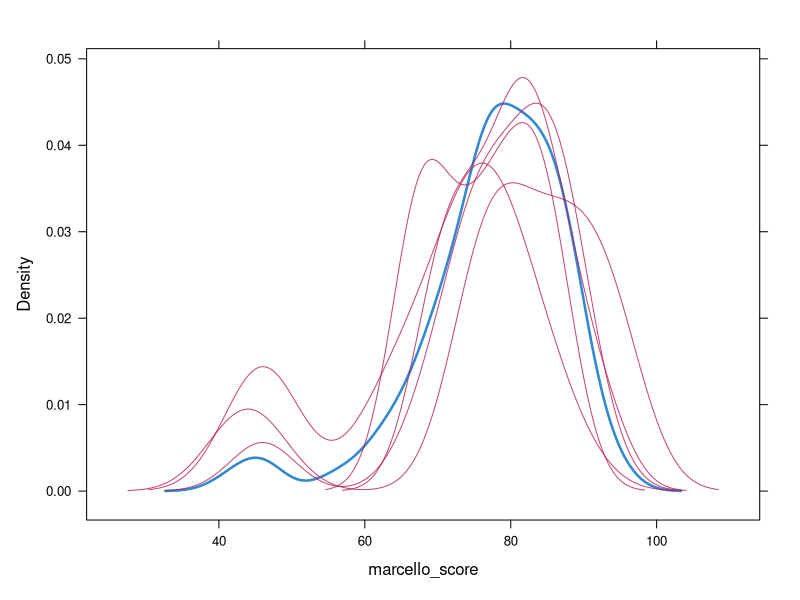
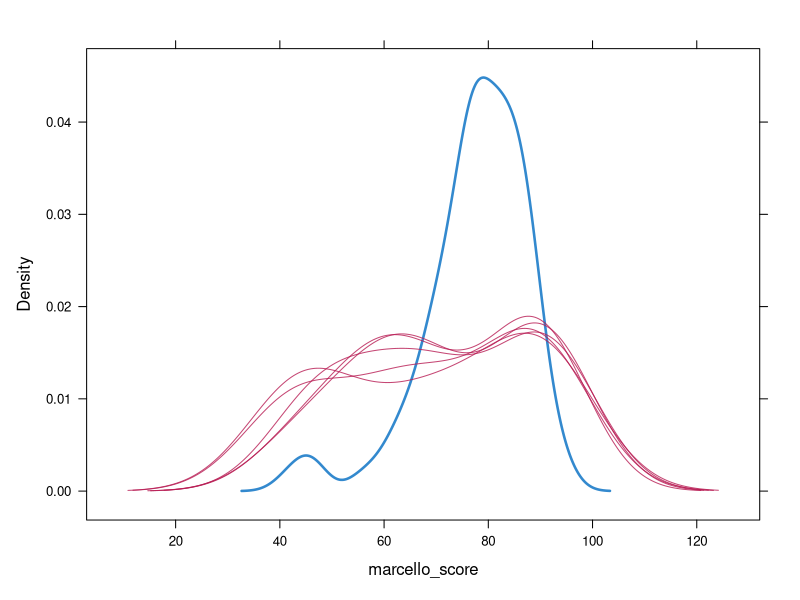
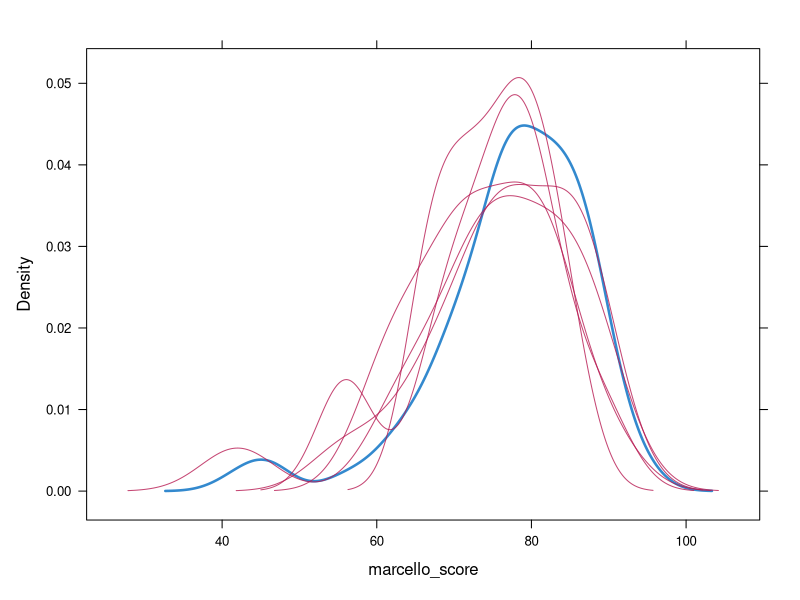

Recreate these plots in R, in order.
# pre-processing for clustering
films <- read.csv("film_dataset.csv", sep = ";", header = T, dec = ",", stringsAsFactors = T)
str(films)
films$year <- as.factor(films$year)
films$d_DiCaprio <- factor(films$d_DiCaprio,levels = 0:1, labels = c("n", "y"))
films$d_Bale <- factor(films$d_Bale, levels = 0:1, labels = c("n", "y"))
films$d_Pitt <- factor(films$d_Pitt, levels = 0:1, labels = c("n", "y"))
films$d_Damon <- factor(films$d_Damon, levels = 0:1, labels = c("n", "y"))
films$d_frombook <- factor(films$d_frombook, levels = 0:1, labels = c("n", "y"))
films$d_truestory <- factor(films$d_truestory, levels = 0:1, labels = c("n", "y"))
films$d_rewatched <- factor(films$d_rewatched, levels = 0:1, labels = c("n", "y"))
summary(films)
rownames(films) <- films$title
films <- films[, -1]
head(films)

# there could be problem with missing values => replace the NA's in marcello_score 
# for the imputation we assume that all the missing data are MAR
library(mice)
temp_1 <- mice(films, m = 5, method = "midastouch")
# let's see the imputed results
temp_1$imp$marcello_score
densityplot(temp_1) # unstable results
# other methods:
temp_2 <- mice(films, m = 5, method = "pmm")
temp_2$imp$marcello_score
densityplot(temp_2) # stable, but different
temp_3 <- mice(films, m = 5, method = "cart")
temp_3$imp$marcello_score
densityplot(temp_3) # good result
# not so much importance to this part, since it is not our main interest

films_clus <- complete(temp_3, 1)
# I've chosen iteration 1 beacuse it is the one with less extreme values

str(films_clus)
# hence, for the following cluster analysis, I'll use this dataset
save(films_clus, file = "films_clus.RData")

